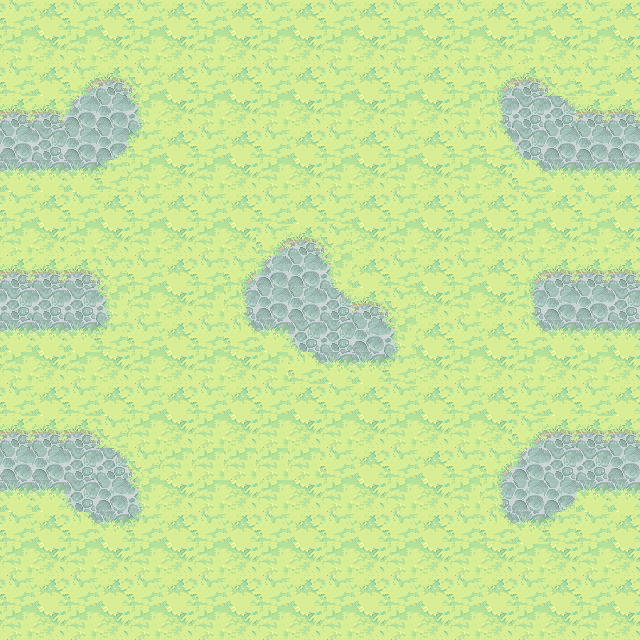

This game map was drawn from its Tiled (.tmx) file and the tilesets committed beside it. A one-line description and the trimmed map source follow:
An orthogonal 20x20 tile map with 32x32 px tiles, 1 tile layer (background), 1 hidden layer not drawn, 6 tilesets.

<map version="1.0" orientation="orthogonal" renderorder="right-down" width="20" height="20" tilewidth="32" tileheight="32" nextobjectid="16">
 <tileset firstgid="1" name="ObjectLayer" tilewidth="32" tileheight="32" tilecount="84" columns="14">
  <image source="ObjectLayer.png" width="477" height="219" />
 </tileset>
 <tileset firstgid="85" name="ground_tiles" tilewidth="32" tileheight="32" tilecount="441" columns="21">
  <image source="ground_tiles.png" width="672" height="701" />
  <terraintypes>
   <terrain name="pradera" tile="43" />
   <terrain name="tierra" tile="106" />
   <terrain name="agua" tile="191" />
   <terrain name="piedra" tile="67" />
   <terrain name="mancha tierra" tile="34" />
   <terrain name="mancha gris" tile="99" />
   <terrain name="piedra marron" tile="274" />
  </terraintypes>
  <tile id="12" terrain="1,1,1,4" />
  <tile id="13" terrain="1,1,4,4" />
  <tile id="14" terrain="1,1,4,1" />
  <tile id="15" terrain="4,4,4,1" />
  <tile id="16" terrain="4,4,1,4" />
  <tile id="33" terrain="1,4,1,4" />
  <tile id="34" terrain="4,4,4,4" />
  <tile id="35" terrain="4,1,4,1" />
  <tile id="36" terrain="4,1,4,4" />
  <tile id="37" terrain="1,4,4,4" />
  <tile id="43" terrain="0,0,0,0" />
  <tile id="44" terrain="0,0,0,0" />
  <tile id="54" terrain="1,4,1,1" />
  <tile id="55" terrain="4,4,1,1" />
  <tile id="56" terrain="4,1,1,1" />
  <tile id="64" terrain="0,0,0,0" />
  <tile id="65" terrain="0,0,0,0" />
  <tile id="67" terrain="3,3,3,3" />
  <tile id="72" terrain="0,0,0,1" />
  <tile id="73" terrain="0,0,1,0" />
  <tile id="90" terrain="0,0,0,1" />
  <tile id="91" terrain="0,0,1,1" />
  <tile id="92" terrain="0,0,1,0" />
  <tile id="93" terrain="0,1,0,0" />
  <tile id="94" terrain="1,0,0,0" />
  <tile id="96" terrain="1,1,1,5" />
  <tile id="97" terrain="1,1,5,5" />
  <tile id="98" terrain="1,1,5,1" />
  <tile id="106" terrain="1,1,1,1" />
  <tile id="107" terrain="1,1,1,1" />
  <tile id="108" terrain="1,1,1,1" />
  <tile id="111" terrain="0,1,0,1" />
  <tile id="113" terrain="1,0,1,0" />
  <tile id="114" terrain="1,1,1,0" />
  <tile id="115" terrain="1,1,0,1" />
  <tile id="117" terrain="1,5,1,5" />
  <tile id="119" terrain="5,1,5,1" />
  <tile id="120" terrain="1,5,5,1" />
  <tile id="121" terrain="5,1,1,5" />
  <tile id="127" terrain="1,1,1,1" />
  <tile id="128" terrain="1,1,1,1" />
  <tile id="129" terrain="1,1,1,1" />
  <tile id="132" terrain="0,1,0,0" />
  <tile id="133" terrain="1,1,0,0" />
  <tile id="134" terrain="1,0,0,0" />
  <tile id="135" terrain="1,0,1,1" />
  <tile id="136" terrain="0,1,1,1" />
  <tile id="137" terrain=",,2," />
  <tile id="138" terrain="1,5,1,1" />
  <tile id="139" terrain="5,5,1,1" />
  <tile id="140" terrain="5,1,1,1" />
  <tile id="141" terrain="5,1,1,5" />
  <tile id="142" terrain="1,5,5,1" />
  <tile id="148" terrain="1,1,1,1" />
  <tile id="149" terrain="1,1,1,1" />
  <tile id="150" terrain="1,1,1,1" />
  <tile id="158" terrain="2,,," />
  <tile id="174" terrain="0,0,0,2" />
  <tile id="175" terrain="0,0,2,2" />
  <tile id="176" terrain="0,0,2,0" />
  <tile id="177" terrain="0,0,0,0" />
  <tile id="190" terrain="2,2,2,2" />
  <tile id="191" terrain="2,2,2,2" />
  <tile id="192" terrain=",,,3" />
  <tile id="193" terrain=",,3,3" />
  <tile id="194" terrain=",,3," />
  <tile id="195" terrain="0,2,0,2" />
  <tile id="196" terrain="2,2,2,2" />
  <tile id="197" terrain="2,0,2,0" />
  <tile id="198" terrain="0,2,2,2" />
  <tile id="199" terrain="2,0,2,2" />
  <tile id="211" terrain="2,2,2,2" />
  <tile id="212" terrain="2,2,2,2" />
  <tile id="213" terrain=",3,,3" />
  <tile id="214" terrain="2,2,2,2" />
  <tile id="215" terrain="3,,3," />
  <tile id="216" terrain="0,2,0,0" />
  <tile id="217" terrain="2,2,0,0" />
  <tile id="218" terrain="2,0,0,0" />
  <tile id="219" terrain="2,2,0,2" />
  <tile id="220" terrain="2,2,2,0" />
  <tile id="234" terrain=",3,," />
  <tile id="235" terrain="3,3,," />
  <tile id="236" terrain="3,,," />
  <tile id="258" terrain="0,0,0,0" />
  <tile id="259" terrain="0,0,6,6" />
  <tile id="260" terrain="0,0,6,0" />
  <tile id="262" terrain="6,0,6,0" />
  <tile id="274" terrain="6,6,6,6" />
  <tile id="275" terrain="6,6,6,6" />
  <tile id="277" terrain="6,6,6,0" />
  <tile id="278" terrain="0,6,0,6" />
  <tile id="279" terrain="0,6,0,6" />
  <tile id="280" terrain="6,6,6,6" />
  <tile id="281" terrain="6,6,6,0" />
  <tile id="282" terrain="6,6,6,0" />
  <tile id="283" terrain="6,6,0,6" />
  <tile id="295" terrain="6,6,6,6" />
  <tile id="296" terrain="6,6,6,6" />
  <tile id="298" terrain="6,0,6,6" />
  <tile id="299" terrain="0,6,6,6" />
  <tile id="300" terrain="0,6,0,0" />
  <tile id="301" terrain="6,6,0,0" />
  <tile id="302" terrain="6,0,0,0" />
  <tile id="303" terrain="6,0,6,6" />
  <tile id="304" terrain="0,6,6,6" />
 </tileset>
 <tileset firstgid="526" name="Extra_Unfinished4" tilewidth="32" tileheight="32" tilecount="88" columns="11">
  <image source="Extra_Unfinished4.png" width="360" height="266" />
 </tileset>
 <tileset firstgid="614" name="Cliff_tileset" tilewidth="32" tileheight="32" tilecount="240" columns="15">
  <image source="Cliff_tileset.png" width="503" height="518" />
 </tileset>
 <tileset firstgid="854" name="graphics-tiles-waterflow" tilewidth="32" tileheight="32" tilecount="81" columns="9">
  <image source="graphics-tiles-waterflow.png" width="319" height="293" />
 </tileset>
 <tileset firstgid="935" name="meta_tiles" tilewidth="32" tileheight="32" spacing="1" margin="1" tilecount="2" columns="2">
  <image source="meta_tiles.png" width="67" height="34" />
  <tile id="0">
   <properties>
    <property name="colisionable" value="true" />
    <property name="objeto" value="piedra" />
   </properties>
  </tile>
  <tile id="1">
   <properties>
    <property name="colisionable" value="true" />
    <property name="objeto" value="agua" />
   </properties>
  </tile>
 </tileset>
 <layer name="background" width="20" height="20">
  <data>[400 cells, 400 non-empty, 22 distinct tile ids]</data>
 </layer>
 <layer name="meta tiles" width="20" height="20" visible="0">
  <data>[400 cells, 87 non-empty, 1 distinct tile ids]</data>
 </layer>
</map>
